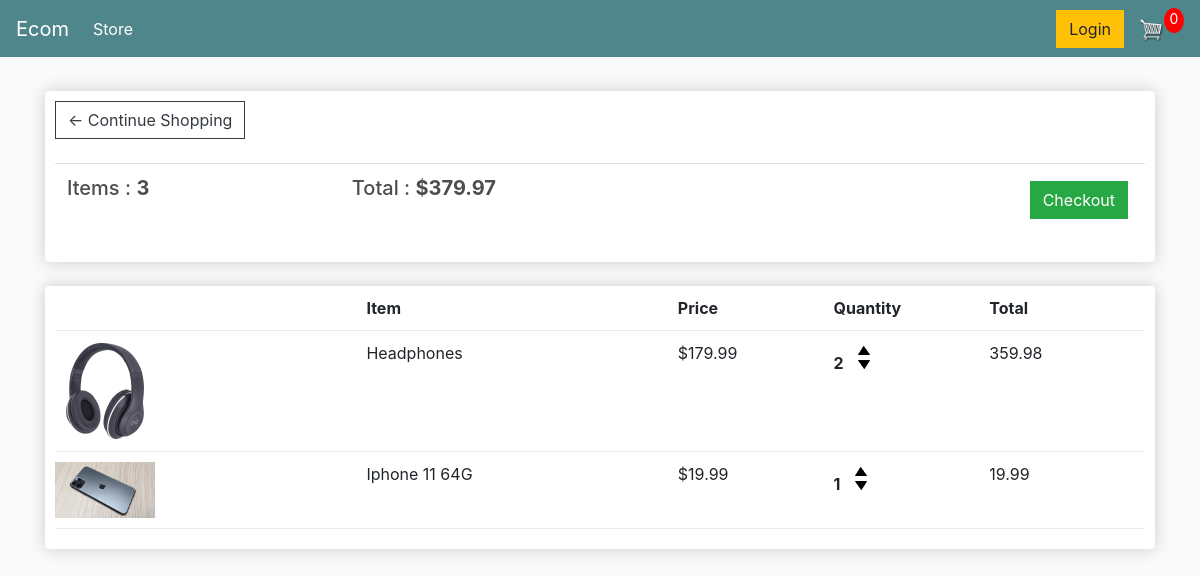
The app's page /cart/ (signed in) with its own data.
### store/models.py (models this page shows, shortened)
class Order(models.Model):
    customer = models.ForeignKey(Customer, on_delete= models.SET_NULL, blank= True, null=True)
    date_ordered = models.DateTimeField(auto_now_add= True)
    complete = models.BooleanField(default= False, null= True, blank= False)
    transaction_id = models.CharField(max_length=200, null= True)
    @property
    def get_cart_total(self):
        orderitems = self.orderitem_set.all()
        total = sum([item.get_total for item in orderitems])
        return total
    @property
    def get_cart_items(self):
        orderitems = self.orderitem_set.all()
        total = sum([item.quantity for item in orderitems])
        return total

class OrderItem(models.Model):
    product = models.ForeignKey(Product, on_delete=models.SET_NULL, blank=True, null= True)
    order = models.ForeignKey(Order, on_delete=models.SET_NULL, null= True, blank= True)
    quantity = models.IntegerField(default=0, null=True, blank= True)
    date_added = models.DateTimeField(auto_now_add= True)
    @property
    def get_total(self):
        total = self.product.price * self.quantity
        return total

class Product(models.Model):
    name = models.CharField(max_length=300, null= True)
    price = models.FloatField()
    digital = models.BooleanField(default= False, null= True, blank= False)
    image = models.ImageField(null = True, blank= True)
    @property
    def imageURL(self):
        try:
            url = self.image.url
        except:
             url = ""
        return url

### store/views.py (the view)
# urls.py: path("cart/",views.cart, name="cart"),
def cart(request):
    if request.user.is_authenticated:
        customer = request.user.customer
        order , created = Order.objects.get_or_create(customer=customer, complete = False)
        items = order.orderitem_set.all()
    else:
        items = []
        order = {'get_cart_total': 0, 'get_cart_items':0}
    context = {"items": items, "order": order}
    return render(request, "store/cart.html", context)

### templates/store/cart.html
{% extends 'store/main.html' %}
{% load static %}
{% block content %}
	<div class="row">
		<div class="col-lg-12">
			<div class="box-element">
				<a href="{% url 'store' %}" class="btn btn-outline-dark">&#x2190; Continue Shopping</a>
				<br>
				<br>
				<table class="table">
					<tr>
						<th><h5>Items : <strong>{{ order.get_cart_items }}</strong></h5></th>
						<th><h5>Total : <strong>${{ order.get_cart_total }}</strong></h5></th>
						<th>
							<a style="float: right; margin: 5px;"
							href="{% url 'checkout' %}" class="btn btn-success">Checkout</a>
						</th>
					</tr>
				</table>
			</div>
			<br>
		<div class="box-element">
			<div class="cart-row">
				<div style="flex:2"></div>
				<div style="flex:2"><strong>Item</strong></div>
				<div style="flex:1"><strong>Price</strong></div>
				<div style="flex:1"><strong>Quantity</strong></div>
				<div style="flex:1"><strong>Total</strong></div>
			</div>
			{% for item in items %}
			<div class="cart-row">
				<div style="flex:2"><img class="row-image" src="{{ item.product.imageURL }}"></div>
				<div style="flex:2"><p>{{ item.product.name}}</p></div>
				<div style="flex:1"><p>${{ item.product.price|floatformat:2 }}</p></div>
				<div style="flex:1">
					<p class="quantity">{{ item.quantity }}</p>
					<div class="quantity">
						<img class="chg-quantity" src="{% static  'images/arrow-up.png' %}">
						<img class="chg-quantity" src="{% static  'images/arrow-down.png' %}">
					</div>
				</div>
				<div style="flex:1"><p>{{ item.get_total }}</p></div>
			</div>
			{% endfor %}
		</div>
		</div>
	</div>
{% endblock%}

### static/css/main.css (style rules this page uses)
body { background-color: hsl(0, 0%, 98%); }
h1,h2,h3,h4,h5,h6 { color:hsl(0, 0%, 30%); }
.box-element { box-shadow:hsl(0, 0%, 80%) 0 0 16px; background-color: #fff; border-radius: 4px; padding: 10px; }
.col-lg-4, .col-lg-6, .col-lg-8, .col-lg-12 { margin-top: 10px; }
.btn { border-radius: 0; }
.row-image { width: 100px; }
.cart-row { display: flex; align-items: flex-stretch; padding-bottom: 10px; margin-bottom: 10px; border-bottom: 1px solid #ececec; }
.quantity { display: inline-block; font-weight: 700; padding-right:10px; }
.chg-quantity { width: 12px; cursor: pointer; display: block; margin-top: 5px; transition:.1s; }

### records on screen
Order: get_cart_items "3", get_cart_total "379.97"
OrderItem: product.imageURL (picture), product.name "Headphones", product.price "179.99", quantity "2", get_total "359.98"
OrderItem: product.imageURL (picture), product.name "Iphone 11 64G", product.price "19.99", quantity "1", get_total "19.99"
